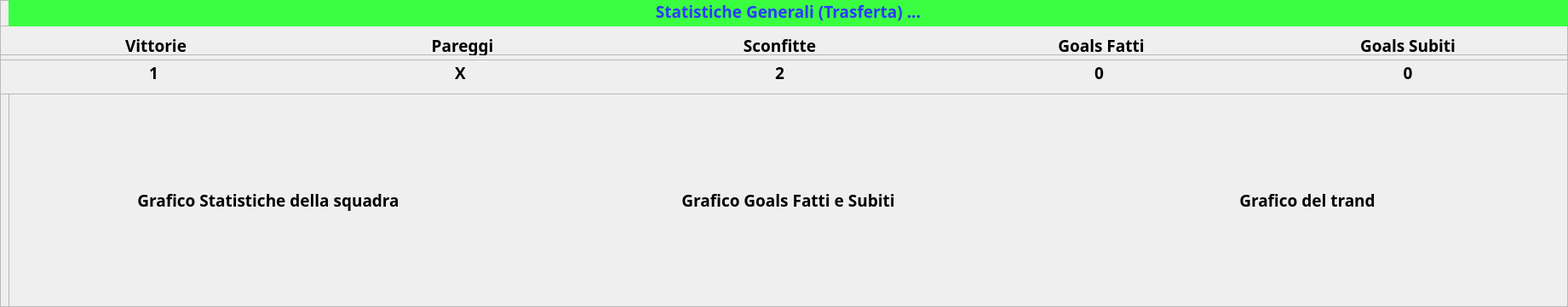
         <widget class="QFrame" name="frameStatisticheGeneraliInTrasferta">
          <property name="geometry">
           <rect>
            <x>10</x>
            <y>10</y>
            <width>1841</width>
            <height>361</height>
           </rect>
          </property>
          <property name="styleSheet">
           <string notr="true"/>
          </property>
          <property name="frameShape">
           <enum>QFrame::StyledPanel</enum>
          </property>
          <property name="frameShadow">
           <enum>QFrame::Raised</enum>
          </property>
          <property name="lineWidth">
           <number>0</number>
          </property>
          <widget class="QFrame" name="frameLabelEsitiEGoalsIGeneraliSquadraInTrasferta">
           <property name="geometry">
            <rect>
             <x>0</x>
             <y>30</y>
             <width>1841</width>
             <height>35</height>
            </rect>
           </property>
           <property name="frameShape">
            <enum>QFrame::StyledPanel</enum>
           </property>
           <property name="frameShadow">
            <enum>QFrame::Raised</enum>
           </property>
           <widget class="QLabel" name="labelVittorieGeneraliSquadraInTrasferta">
            <property name="geometry">
             <rect>
              <x>0</x>
              <y>10</y>
              <width>366</width>
              <height>31</height>
             </rect>
            </property>
            <property name="font">
             <font>
              <family>Montserrat</family>
              <pointsize>14</pointsize>
              <weight>75</weight>
              <bold>true</bold>
             </font>
            </property>
            <property name="styleSheet">
             <string notr="true"/>
            </property>
            <property name="text">
             <string>Vittorie</string>
            </property>
            <property name="alignment">
             <set>Qt::AlignHCenter|Qt::AlignTop</set>
            </property>
            <property name="wordWrap">
             <bool>false</bool>
            </property>
           </widget>
           <widget class="QLabel" name="labelPareggiGeneraliSquadraInTrasferta">
            <property name="geometry">
             <rect>
              <x>360</x>
              <y>10</y>
              <width>366</width>
              <height>31</height>
             </rect>
            </property>
            <property name="font">
             <font>
              <family>Montserrat</family>
              <pointsize>14</pointsize>
              <weight>75</weight>
              <bold>true</bold>
             </font>
            </property>
            <property name="styleSheet">
             <string notr="true"/>
            </property>
            <property name="text">
             <string>Pareggi</string>
            </property>
            <property name="alignment">
             <set>Qt::AlignHCenter|Qt::AlignTop</set>
            </property>
            <property name="wordWrap">
             <bool>false</bool>
            </property>
           </widget>
           <widget class="QLabel" name="labelSconfitteGeneraliSquadraInTrasferta">
            <property name="geometry">
             <rect>
              <x>720</x>
              <y>10</y>
              <width>391</width>
              <height>31</height>
             </rect>
            </property>
            <property name="font">
             <font>
              <family>Montserrat</family>
              <pointsize>14</pointsize>
              <weight>75</weight>
              <bold>true</bold>
             </font>
            </property>
            <property name="styleSheet">
             <string notr="true"/>
            </property>
            <property name="text">
             <string>Sconfitte</string>
            </property>
            <property name="alignment">
             <set>Qt::AlignHCenter|Qt::AlignTop</set>
            </property>
            <property name="wordWrap">
             <bool>false</bool>
            </property>
           </widget>
           <widget class="QLabel" name="labelGoalsFattiGeneraliSquadraInTrasferta">
            <property name="geometry">
             <rect>
              <x>1110</x>
              <y>10</y>
              <width>366</width>
              <height>31</height>
             </rect>
            </property>
            <property name="font">
             <font>
              <family>Montserrat</family>
              <pointsize>14</pointsize>
              <weight>75</weight>
              <bold>true</bold>
             </font>
            </property>
            <property name="styleSheet">
             <string notr="true"/>
            </property>
            <property name="text">
             <string>Goals Fatti</string>
            </property>
            <property name="alignment">
             <set>Qt::AlignHCenter|Qt::AlignTop</set>
            </property>
            <property name="wordWrap">
             <bool>false</bool>
            </property>
           </widget>
           <widget class="QLabel" name="labelGoalsSubitiGeneraliSquadraInTrasferta">
            <property name="geometry">
             <rect>
              <x>1470</x>
              <y>10</y>
              <width>366</width>
              <height>31</height>
             </rect>
            </property>
            <property name="font">
             <font>
              <family>Montserrat</family>
              <pointsize>14</pointsize>
              <weight>75</weight>
              <bold>true</bold>
             </font>
            </property>
            <property name="styleSheet">
             <string notr="true"/>
            </property>
            <property name="text">
             <string>Goals Subiti</string>
            </property>
            <property name="alignment">
             <set>Qt::AlignHCenter|Qt::AlignTop</set>
            </property>
            <property name="wordWrap">
             <bool>false</bool>
            </property>
           </widget>
          </widget>
          <widget class="QFrame" name="frameLabelEsitiEGoalsValoriIGeneraliSquadraInTrasferta">
           <property name="geometry">
            <rect>
             <x>0</x>
             <y>70</y>
             <width>1841</width>
             <height>41</height>
            </rect>
           </property>
           <property name="frameShape">
            <enum>QFrame::StyledPanel</enum>
           </property>
           <property name="frameShadow">
            <enum>QFrame::Raised</enum>
           </property>
           <widget class="QLabel" name="labelVittorie_ValoreGeneraliSquadraInTrasferta">
            <property name="geometry">
             <rect>
              <x>0</x>
              <y>0</y>
              <width>361</width>
              <height>31</height>
             </rect>
            </property>
            <property name="font">
             <font>
              <family>Montserrat</family>
              <pointsize>14</pointsize>
              <weight>75</weight>
              <bold>true</bold>
             </font>
            </property>
            <property name="styleSheet">
             <string notr="true"/>
            </property>
            <property name="text">
             <string>1</string>
            </property>
            <property name="alignment">
             <set>Qt::AlignCenter</set>
            </property>
            <property name="wordWrap">
             <bool>false</bool>
            </property>
           </widget>
           <widget class="QLabel" name="labelSconfitte_ValoreGeneraliSquadraInTrasferta">
            <property name="geometry">
             <rect>
              <x>720</x>
              <y>0</y>
              <width>391</width>
              <height>31</height>
             </rect>
            </property>
            <property name="font">
             <font>
              <family>Montserrat</family>
              <pointsize>14</pointsize>
              <weight>75</weight>
              <bold>true</bold>
             </font>
            </property>
            <property name="styleSheet">
             <string notr="true"/>
            </property>
            <property name="text">
             <string>2</string>
            </property>
            <property name="alignment">
             <set>Qt::AlignCenter</set>
            </property>
            <property name="wordWrap">
             <bool>false</bool>
            </property>
           </widget>
           <widget class="QLabel" name="labelPareggi_ValoreGeneraliSquadraInTrasferta">
            <property name="geometry">
             <rect>
              <x>360</x>
              <y>0</y>
              <width>361</width>
              <height>31</height>
             </rect>
            </property>
            <property name="font">
             <font>
              <family>Montserrat</family>
              <pointsize>14</pointsize>
              <weight>75</weight>
              <bold>true</bold>
             </font>
            </property>
            <property name="styleSheet">
             <string notr="true"/>
            </property>
            <property name="text">
             <string>X</string>
            </property>
            <property name="alignment">
             <set>Qt::AlignCenter</set>
            </property>
            <property name="wordWrap">
             <bool>false</bool>
            </property>
           </widget>
           <widget class="QLabel" name="labelGoalsFatti_ValoreGeneraliSquadraInTrasferta">
            <property name="geometry">
             <rect>
              <x>1110</x>
              <y>0</y>
              <width>361</width>
              <height>31</height>
             </rect>
            </property>
            <property name="font">
             <font>
              <family>Montserrat</family>
              <pointsize>14</pointsize>
              <weight>75</weight>
              <bold>true</bold>
             </font>
            </property>
            <property name="styleSheet">
             <string notr="true"/>
            </property>
            <property name="text">
             <string>0</string>
            </property>
            <property name="alignment">
             <set>Qt::AlignCenter</set>
            </property>
            <property name="wordWrap">
             <bool>false</bool>
            </property>
           </widget>
           <widget class="QLabel" name="labelGoalsSubiti_ValoreGeneraliSquadraInTrasferta">
            <property name="geometry">
             <rect>
              <x>1470</x>
              <y>0</y>
              <width>366</width>
              <height>31</height>
             </rect>
            </property>
            <property name="font">
             <font>
              <family>Montserrat</family>
              <pointsize>14</pointsize>
              <weight>75</weight>
              <bold>true</bold>
             </font>
            </property>
            <property name="styleSheet">
             <string notr="true"/>
            </property>
            <property name="text">
             <string>0</string>
            </property>
            <property name="alignment">
             <set>Qt::AlignCenter</set>
            </property>
            <property name="wordWrap">
             <bool>false</bool>
            </property>
           </widget>
          </widget>
          <widget class="QFrame" name="frameLabelIntestazioneIGeneraliSquadraInTrasferta">
           <property name="geometry">
            <rect>
             <x>10</x>
             <y>0</y>
             <width>1831</width>
             <height>31</height>
            </rect>
           </property>
           <property name="frameShape">
            <enum>QFrame::StyledPanel</enum>
           </property>
           <property name="frameShadow">
            <enum>QFrame::Raised</enum>
           </property>
           <widget class="QLabel" name="labelIntestazioneGeneraliSquadraInTrasferta">
            <property name="geometry">
             <rect>
              <x>0</x>
              <y>0</y>
              <width>1831</width>
              <height>31</height>
             </rect>
            </property>
            <property name="font">
             <font>
              <family>Montserrat</family>
              <pointsize>14</pointsize>
              <weight>75</weight>
              <bold>true</bold>
             </font>
            </property>
            <property name="styleSheet">
             <string notr="true">background-color: rgb(58, 255, 65);
color: rgb(44, 58, 255);
</string>
            </property>
            <property name="text">
             <string>Statistiche Generali (Trasferta) ...</string>
            </property>
            <property name="alignment">
             <set>Qt::AlignHCenter|Qt::AlignTop</set>
            </property>
            <property name="wordWrap">
             <bool>false</bool>
            </property>
           </widget>
          </widget>
          <widget class="QFrame" name="frameGrafiGeneraliSquadraInTrasferta">
           <property name="geometry">
            <rect>
             <x>10</x>
             <y>110</y>
             <width>1831</width>
             <height>261</height>
            </rect>
           </property>
           <property name="frameShape">
            <enum>QFrame::StyledPanel</enum>
           </property>
           <property name="frameShadow">
            <enum>QFrame::Raised</enum>
           </property>
           <widget class="QLabel" name="labelGraficoStatisticheGeneraliSquadraInTrasferta">
            <property name="geometry">
             <rect>
              <x>0</x>
              <y>5</y>
              <width>610</width>
              <height>240</height>
             </rect>
            </property>
            <property name="font">
             <font>
              <family>Montserrat</family>
              <pointsize>14</pointsize>
              <weight>75</weight>
              <bold>true</bold>
             </font>
            </property>
            <property name="styleSheet">
             <string notr="true"/>
            </property>
            <property name="text">
             <string>Grafico Statistiche della squadra</string>
            </property>
            <property name="alignment">
             <set>Qt::AlignCenter</set>
            </property>
           </widget>
           <widget class="QLabel" name="labelGraficoGoalFattiESubitiGeneraliSquadraInTrasferta">
            <property name="geometry">
             <rect>
              <x>610</x>
              <y>5</y>
              <width>611</width>
              <height>240</height>
             </rect>
            </property>
            <property name="font">
             <font>
              <family>Montserrat</family>
              <pointsize>14</pointsize>
              <weight>75</weight>
              <bold>true</bold>
             </font>
            </property>
            <property name="styleSheet">
             <string notr="true"/>
            </property>
            <property name="text">
             <string>Grafico Goals Fatti e Subiti</string>
            </property>
            <property name="alignment">
             <set>Qt::AlignCenter</set>
            </property>
           </widget>
           <widget class="QLabel" name="labelGraficoTrandGeneraliSquadraInTrasferta">
            <property name="geometry">
             <rect>
              <x>1220</x>
              <y>5</y>
              <width>610</width>
              <height>240</height>
             </rect>
            </property>
            <property name="font">
             <font>
              <family>Montserrat</family>
              <pointsize>14</pointsize>
              <weight>75</weight>
              <bold>true</bold>
             </font>
            </property>
            <property name="styleSheet">
             <string notr="true"/>
            </property>
            <property name="text">
             <string>Grafico del trand</string>
            </property>
            <property name="alignment">
             <set>Qt::AlignCenter</set>
            </property>
           </widget>
          </widget>
         </widget>
